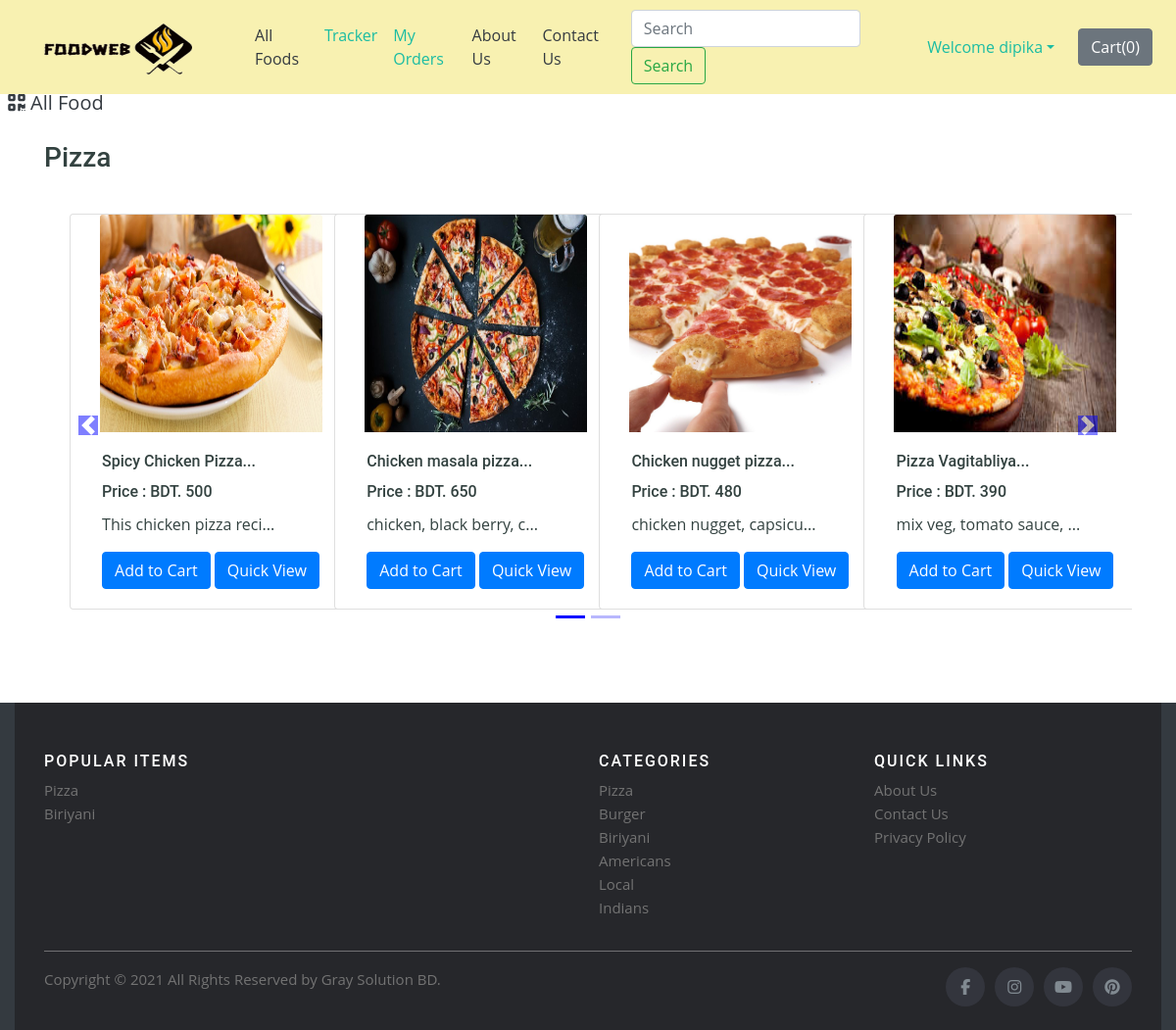
The page /shop/search/?search=Pizza (signed in) on the database its author committed.
### shop/models.py (models this page shows, shortened)
class Product(models.Model):
    product_id = models.AutoField
    product_name = models.CharField(max_length=50)
    category = models.CharField(max_length=50, default="")
    subcategory = models.CharField(max_length=50, default="")
    price = models.IntegerField(default=0)
    desc = models.CharField(max_length=200)
    pub_date = models.DateField()
    image = models.ImageField(upload_to="shop/images", default="")

### shop/views.py (the view)
# urls.py: path('search/', views.search, name="Search"),
def search(request):
    query = request.GET.get('search')
    allProds = []
    catprods = Product.objects.values('category', 'id')
    cats = {item['category'] for item in catprods}
    for cat in cats:
        prodtemp = Product.objects.filter(category=cat)
        prod = [item for item in prodtemp if searchMatch(query, item)]
        n = len(prod)
        nSlides = n // 4 + ceil((n / 4) - (n // 4))
        if len(prod) != 0:
            allProds.append([prod, range(1, nSlides), nSlides])
    foodweb = {'allProds': allProds, "msg": ""}
    if len(allProds) == 0 or len(query) < 3:
        foodweb = {'msg': "No item available. Please make sure to enter relevant search query"}
    return render(request, 'shop/search.html', foodweb)

### shop/views.py (called while the page is built)
def searchMatch(query, item):
    if query in item.desc.lower() or query in item.product_name.lower() or query in item.category.lower() or query in item.desc or query in item.product_name or query in item.category or query in item.desc.upper() or query in item.product_name.upper() or query in item.category.upper():
        return True
    else:
        return False

### shop/templates/shop/search.html (shortened to what this page needs)
{% extends 'shop/basic.html' %}
{% block body %}
    {% load static %}
    <div>&nbsp;
        <a href="/shop" class="active text-dark"  style="font-size:20px;">
          <i class="fas fa-qrcode"></i>
          <span>All Food</span>
        </a>
    </div>
    <div class="container" id="cont">
        {% for product, range, nSlides in allProds %}
        <h3 class="my-4">{{product.0.category}}</h3>
        <div class="row">
            <div id="demo{{forloop.counter}}" class="col carousel slide my-3" data-ride="carousel">
                <ul class="carousel-indicators">
                    <li data-target="#demo{{forloop.counter}}" data-slide-to="0" class="active"></li>
                    {% for i in range %}
                    <li data-target="#demo{{forloop.parentloop.counter}}" data-slide-to="{{i}}"></li>
                    {% endfor %}
                </ul>
                <div class="container carousel-inner no-padding">
                    <div class="carousel-item active">
                        {% for i in product %}
                        <div class="col-xs-3 col-sm-3 col-md-3">
                            <div class="card align-items-center" style="width: 18rem;">
                                <img src='/media/{{i.image}}' class="card-img-top" alt="...">
                                <div class="card-body">
                                    <h6 class="card-title" id="namepr{{i.id}}">{{i.product_name|slice:"0:20"}}...</h6>
                                     <h6 class="card-title" >Price : BDT. <span id="pricepr{{i.id}}">{{i.price}}</span></h6>
                                    <p class="card-text">{{i.desc|slice:"0:23"}}...</p>
                                    <span id="divpr{{i.id}}" class="divpr">
                                        <button id="pr{{i.id}}" class="btn btn-primary cart">Add to Cart</button>
                                    </span>
                                    <a href="/shop/productView/{{i.id}}"> <button id="qv{{i.id}}" class="btn btn-primary cart">Quick View</button> </a>
                                </div>
                            </div>
                        </div>
                        {% if forloop.counter|divisibleby:4 and forloop.counter > 0 and not forloop.last %}
                    </div>
                        {% endif %}
                        {% endfor %}
                </div>
            </div>
            <a class="carousel-control-prev" href="#demo{{forloop.counter}}" data-slide="prev">
                <span class="carousel-control-prev-icon"></span>
            </a>
            <a class="carousel-control-next" href="#demo{{forloop.counter}}" data-slide="next">
                <span class="carousel-control-next-icon"></span>
            </a>
        </div>
        {% endfor %}
    </div>
{% endblock %}

### shop/templates/shop/basic.html (shortened to what this page needs)
<!doctype html>
<html lang="en">
  <head>
     {% load static %}
    <link rel="stylesheet" href="https://stackpath.bootstrapcdn.com/bootstrap/4.2.1/css/bootstrap.min.css">
    <link rel="stylesheet" href="https://stackpath.bootstrapcdn.com/bootstrap/4.3.1/css/bootstrap.min.css">
    <link rel="stylesheet" href="https://use.fontawesome.com/releases/v5.8.2/css/all.css">
    <link href="{% static 'shop/assets/css/style.css' %}" rel="stylesheet">
  </head>
  <body>
    <nav class="navbar navbar-expand-lg nav-mod fixed-top">
      <div><a class="navbar-brand" href="/"><img src="http://127.0.0.1:8000/media/shop/images/foodwebLogo.png" alt="" style="width:220px; height: 70px;"></a></div>
      <div class="collapse navbar-collapse" id="navbarSupportedContent">
        <ul class="navbar-nav mr-auto">
          <li class="nav-item active">
            <a class="nav-link text-dark" href="/shop">All Foods<span class="sr-only">(current)</span></a>
          </li>
          {% if user.is_authenticated %}
          <li class="nav-item">
            <a class="nav-link" href="/shop/tracker/">Tracker</a>
          </li>
          <li class="nav-item">
            <a class="nav-link" href="/shop/orderView/">My Orders</a>
          </li>
          {% endif %}
          <li class="nav-item">
            <a class="nav-link text-dark" href="/shop/about">About Us</a>
          </li>
          <li class="nav-item">
            <a class="nav-link text-dark" href="/shop/contact">Contact Us</a>
          </li>
        </ul>
        <form method="get" action="/shop/search" class="form-inline my-2 my-lg-0 mx-3">
          <input class="form-control mr-sm-2" type="search" name="search" id="search" placeholder="Search" aria-label="Search" required>
          <button class="btn btn-outline-success my-2 my-sm-0" type="submit">Search</button>
        </form>
        {% if user.is_authenticated %}
        <ul class="navbar-nav mr-2">
          <li class="nav-item dropdown">
            <a class="nav-link dropdown-toggle" href='#' id="navbarDropdown" role="button" data-toggle="dropdown"> Welcome {{request.user}}</a>
          </li>
        </ul>
        {% else %}
        <button type="button" class="btn btn-primary mx-2" data-toggle="modal" data-target="#loginModal">Login</button>
        <button type="button" class="btn btn-success mx-2" data-toggle="modal" data-target="#signupModal">SignUp</button>
        {% endif %}
        <button type="button" class="btn btn-secondary mx-2" id="popcart" data-container="body" data-html="true" data-toggle="popover" title="MyCart" data-placement="bottom" data-content="Bottom popover">
          Cart(<span id="cart">0</span>)
        </button>
      </div>
    </nav>
    <div class="margin-msg">
    {% block body %} {% endblock %}
  </div>
  <div class="footer container-fluid bg-dark text-light">
    <footer class="site-footer">
      <div class="container">
        <div class="row">
          <div class="col-sm-12 col-md-6">
            <h6>Popular Items</h6>
            <ul class="footer-links">
              <li><a href="/shop">Pizza</a></li>
              <li><a href="/shop">Biriyani</a></li>
            </ul>
          </div>
          <div class="col-xs-6 col-md-3">
            <h6>Categories</h6>
            <ul class="footer-links">
              <li><a href="/shop">Pizza</a></li>
              <li><a href="/shop">Burger</a></li>
              <li><a href="/shop">Biriyani</a></li>
              <li><a href="/shop">Americans</a></li>
              <li><a href="/shop">Local</a></li>
              <li><a href="/shop">Indians</a></li>
            </ul>
          </div>
          <div class="col-xs-6 col-md-3">
            <h6>Quick Links</h6>
            <ul class="footer-links">
              <li><a href="/shop/about">About Us</a></li>
              <li><a href="/shop/contact">Contact Us</a></li>
              <li><a href="#">Privacy Policy</a></li>
            </ul>
          </div>
        </div>
        <hr>
      </div>
      <div class="container">
        <div class="row">
          <div class="col-md-8 col-sm-6 col-xs-12">
            <p class="copyright-text">Copyright &copy; 2021 All Rights Reserved by
         <a href="#">Gray Solution BD</a>.
            </p>
          </div>
          <div class="col-md-4 col-sm-6 col-xs-12">
            <ul class="social-icons">
              <li><a class="facebook" href="https://www.facebook.com/"><i class="fa fa-facebook"></i></a></li>
              <li><a class="instagram" href="https://www.instagram.com/"><i class="fa fa-instagram"></i></a></li>
              <li><a class="youtube" href="#"><i class="fa fa-youtube"></i></a></li>
              <li><a class="pinterest" href="#"><i class="fa fa-pinterest"></i></a></li>
            </ul>
          </div>
        </div>
      </div>
    </footer>
   </div>
  </body>
</html>

### shop/static/shop/assets/css/style.css (style rules this page uses)
body { font-family: "Open Sans", sans-serif; color: #334240; }
a { color: #1bbca3; }
h1, h2, h3, h4, h5, h6 { font-family: "Roboto", sans-serif; }
.site-footer { background-color:#26272b; padding:45px 0 20px; font-size:15px; line-height:24px; color:#737373; }
.site-footer hr { border-top-color:#bbb; opacity:0.5 }
.site-footer h6 { color:#fff; font-size:16px; text-transform:uppercase; margin-top:5px; letter-spacing:2px }
.site-footer a { color:#737373; }
.footer-links { padding-left:0; list-style:none }
.footer-links li { display:block }
.footer-links a { color:#737373 }
.site-footer .social-icons { text-align:right }
.site-footer .social-icons a { width:40px; height:40px; line-height:40px; margin-left:6px; margin-right:0; border-radius:100%; background-color:#33353d }
.copyright-text { margin:0 }
.social-icons { padding-left:0; margin-bottom:0; list-style:none }
.social-icons li { display:inline-block; margin-bottom:4px }
.social-icons a { background-color:#eceeef; color:#818a91; font-size:16px; display:inline-block; line-height:44px; width:44px; height:44px; text-align:center; margin-right:8px; border-radius:100%; -webkit-transition:all .2s linear; -o-transition:all .2s linear; transition:all .2s linear }

### rows shown on the page
Product: category "Pizza", image (picture), product_name "Spicy Chicken Pizza", price "500", desc "This chicken pizza reci"
Product: image (picture), product_name "Chicken masala pizza", price "650", desc "chicken, black berry, c"
Product: image (picture), product_name "Chicken nugget pizza", price "480", desc "chicken nugget, capsicu"
Product: image (picture), product_name "Pizza Vagitabliya", price "390", desc "mix veg, tomato sauce,"

### other values the page prints
{{ request.user }} "dipika"
